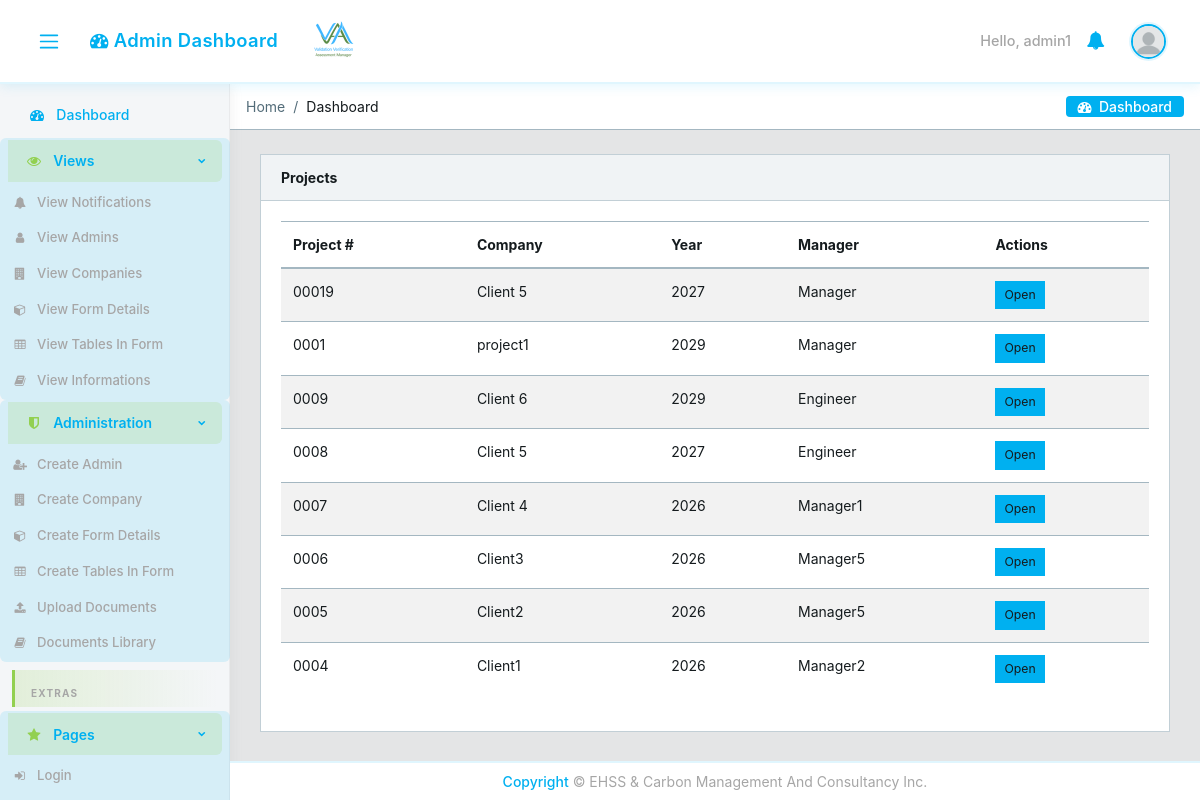
/projects/ (signed in), run on an earlier commit of the app's database.
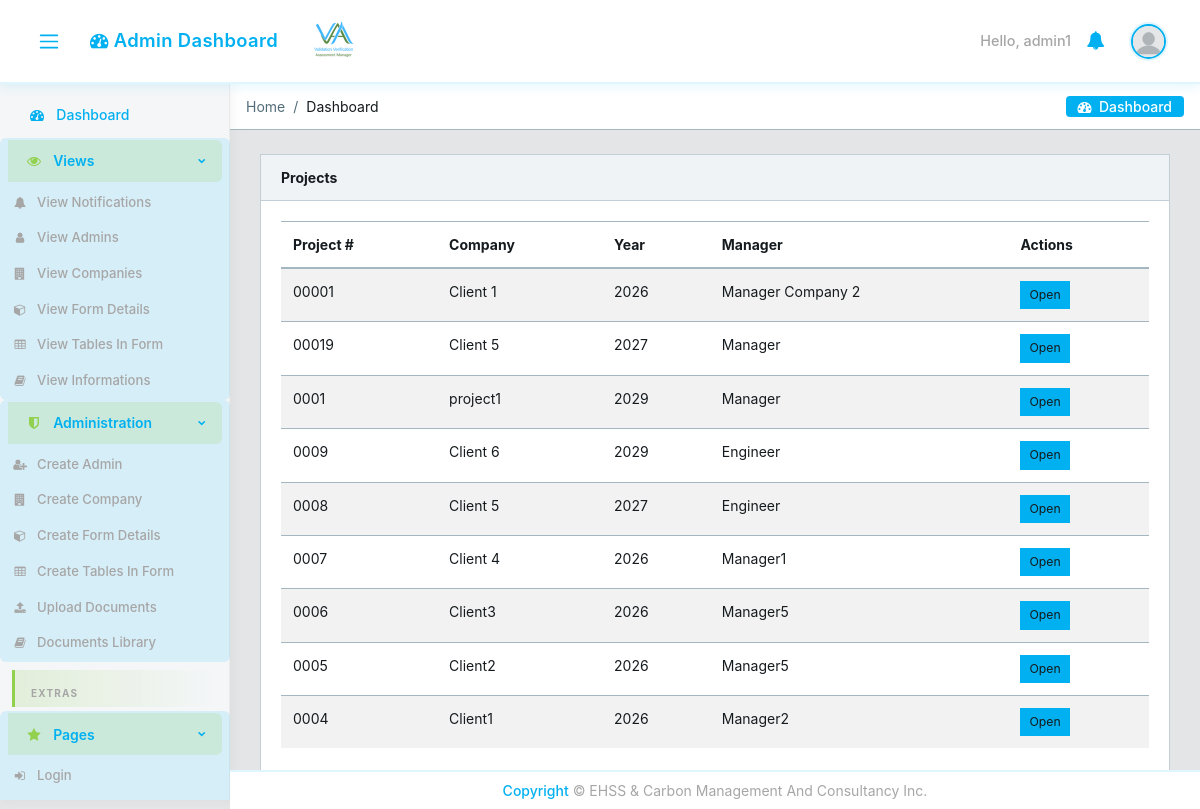
And on a later commit of the database.
### core/models.py (models this page shows, shortened)
class CustomUser(AbstractUser):
    email = models.EmailField(unique=True)
    user_type = models.CharField(max_length=15, choices=USER_TYPE_CHOICES)
    user_role = models.CharField(
        max_length=30, choices=USER_ROLE_CHOICES, blank=True, verbose_name='User Role',
    )
    designation = models.CharField(max_length=100, blank=True, null=True)
    position_title = models.CharField(max_length=150, blank=True, verbose_name='Position Title')
    contact_number = models.CharField(max_length=20, blank=True, null=True)
    cv = models.FileField(upload_to='core/cvs/', blank=True, null=True)
    company = models.ForeignKey(
        'Company', on_delete=models.SET_NULL, null=True, blank=True,
        related_name='managers'
    )
    created_by = models.ForeignKey(
        'self', on_delete=models.SET_NULL, null=True, blank=True,
        related_name='created_users'
    )
    created_date = models.DateField(auto_now_add=True)
    created_time = models.TimeField(auto_now_add=True)
    under_supervision = models.ForeignKey(
        'self', on_delete=models.SET_NULL, null=True, blank=True,
        related_name='supervised_users'
    )
    avatar = models.ImageField(upload_to='core/avatar', blank=True)
    @property
    def avatar_url(self):
        if self.avatar:
            try:
                return self.avatar.url
            except ValueError:
                pass
        return static('core/img/avatar/blank_profile.png')

class Project(models.Model):
    package_instance = models.ForeignKey(
        PackageInstance, on_delete=models.CASCADE, related_name='projects'
    )
    manager = models.ForeignKey(
        CustomUser, on_delete=models.CASCADE, related_name='managed_projects',
        limit_choices_to={'user_type': 'manager'}
    )
    company_name = models.CharField(max_length=200)
    client_contact = models.CharField(
        max_length=200, blank=True, verbose_name='Contact of Client',
    )
    factory_name = models.CharField(max_length=200, blank=True)
    location = models.CharField(max_length=200, blank=True)
    factory_address = models.TextField(blank=True)
    contact_person = models.CharField(max_length=100, blank=True)
    contact_email = models.EmailField(blank=True)
    contact_mobile = models.CharField(max_length=20, blank=True)
    report_type = models.CharField(max_length=100, blank=True)
    engagement_year = models.CharField(max_length=100, blank=True)
    phase = models.CharField(max_length=20, choices=PROJECT_PHASE_CHOICES, blank=True)
    document_type = models.CharField(max_length=20, choices=PROJECT_DOCUMENT_TYPE_CHOICES, blank=True)
    year = models.PositiveIntegerField()
    project_number = models.CharField(max_length=50, unique=True)
    access_password = models.CharField(max_length=128)
    created_at = models.DateTimeField(auto_now_add=True)
    updated_at = models.DateTimeField(auto_now=True)
    class Meta:
        ordering = ['-created_at']

### core/views.py (the view)
# urls.py: path('projects/', views.ProjectListView.as_view(), name='project-list'),
class ProjectListView(LoginRequiredMixin, View):
    def get(self, request):
        user = request.user
        if user.user_type == 'manager':
            projects = Project.objects.filter(manager=user).select_related(
                'package_instance', 'package_instance__authorization'
            )
            assignments = None
        elif user.user_type == 'employee':
            assignments = get_employee_projects(user)
            projects = [a.project for a in assignments]
        elif user.user_type == 'admin':
            projects = Project.objects.all().select_related(
                'package_instance', 'package_instance__authorization', 'manager'
            )
            assignments = None
        else:
            projects = Project.objects.none()
            assignments = None
        return render(request, 'core/project_list.html', {
            'projects': projects,
            'assignments': assignments,
            'success_action': request.GET.get('success', ''),
            'error_action': request.GET.get('error', ''),
            'project_limit': request.GET.get('limit', ''),
        })

### core/access.py (called while the page is built, shortened)
def enforce_active_company_for_login(user):
    if user is None:
        return False
    if user.user_type not in ('manager', 'employee'):
        return True

### core/context_processors.py (called while the page is built, shortened)
def logged_user_processor(request):
    if request.user.is_authenticated:
        return {'logged_user': request.user}
    return {'logged_user': None}

def _fetch_unread_notifications(user):
    return list(
        Notification.objects.filter(recipient_id=user.pk, read=False)
        .only('pk', 'message', 'created_at', 'read', 'link')
        .order_by('-created_at')[:10]
    )

def _notification_cache_key(user_pk):
    return f'unread_notifications_{user_pk}'

def notifications_processor(request):
    if not request.user.is_authenticated:
        return {'unread_notifications': []}
    if getattr(request, 'partial_nav', False):
        return {'unread_notifications': []}
    cache_key = _notification_cache_key(request.user.pk)
    cached_items = cache.get(cache_key)
    notifications = _fetch_unread_notifications(request.user)
    cache.set(
        cache_key,
        [
            {
                'link': n.link or '',
                'message': n.message,
                'created_at': n.created_at.isoformat(),
            }
            for n in notifications
        ],
        NOTIFICATION_CACHE_TTL,
    )
    return {'unread_notifications': notifications}

def static_version_processor(request):
    return {
        'STATIC_VERSION': getattr(settings, 'STATIC_VERSION', '1'),
        'IS_DEV': settings.DEBUG,
    }

### core/templates/core/project_list.html (shortened to what this page needs)
{% extends 'core/base.html' %}
{% block content %}
<div class="container-fluid">
  <div class="card">
    <div class="card-header d-flex justify-content-between">
      <strong>{% if user.user_type == 'employee' %}My Authorized Projects{% else %}Projects{% endif %}</strong>
    </div>
    <div class="card-body">
      {% if user.user_type == 'employee' and assignments %}
      <div class="row">
        {% for assignment in assignments %}
        <div class="col-md-6 col-lg-4 mb-3">
          <div class="card h-100">
            <div class="card-body">
              <h5 class="card-title">{{ assignment.project.project_number }}</h5>
              <p class="mb-1"><strong>Company:</strong> {{ assignment.project.company_name }}</p>
              <p class="mb-1"><strong>Project Name:</strong> {{ assignment.project.package_instance.name }}</p>
              <p class="mb-3"><strong>Role:</strong> {{ assignment.get_role_display }}</p>
              <a href="{% url 'core:project-detail' assignment.project.pk %}" class="btn btn-primary btn-sm">Open Project</a>
            </div>
          </div>
        </div>
        {% endfor %}
      </div>
      {% else %}
      <table class="table table-striped">
        <thead><tr><th>Project #</th><th>Company</th><th>Year</th>{% if user.user_type == 'admin' %}<th>Manager</th>{% endif %}<th>Actions</th></tr></thead>
        <tbody>
          {% for project in projects %}
          <tr>
            <td>{{ project.project_number }}</td>
            <td>{{ project.company_name }}</td>
            <td>{{ project.year }}</td>
            {% if user.user_type == 'admin' %}<td>{{ project.manager.get_full_name }}</td>{% endif %}
            <td><a href="{% url 'core:project-detail' project.pk %}" class="btn btn-sm btn-info">Open</a></td>
          </tr>
          {% empty %}
          <tr><td colspan="4" class="text-muted text-center">No projects.</td></tr>
          {% endfor %}
        </tbody>
      </table>
      {% endif %}
    </div>
  </div>
</div>
{% endblock %}

### core/templates/core/base.html (shortened to what this page needs)
{% load static %}
<!DOCTYPE html>
<html lang="en">
<head>
  <link rel="stylesheet" href="{% static 'core/css/font-awesome.min.css' %}?v={{ STATIC_VERSION }}">
  <link rel="stylesheet" href="{% static 'core/css/fa5-compat.css' %}?v={{ STATIC_VERSION }}">
  <link href="{% static 'core/css/style.min.css' %}?v={{ STATIC_VERSION }}" rel="stylesheet">
  <link href="{% static 'core/css/estilo.css' %}?v={{ STATIC_VERSION }}" rel="stylesheet">
</head>
{% block body %}
<body class="app header-fixed sidebar-fixed aside-menu-fixed aside-menu-hidden">
  <header class="app-header navbar">
    <button class="navbar-toggler sidebar-toggler d-md-down-none" type="button">
      <span class="navbar-toggler-icon"></span>
    </button>
    <ul class="nav navbar-nav d-md-down-none">
      <li class="nav-item px-3">
        <a class="nav-link" href="{% url 'core:dashboard' %}" id="header-page-title-link">
          <i class="fa fa-tachometer-alt"></i>
          <span id="header-page-title">
          </span>
        </a>
      </li>
    </ul>
    <img src="{% static 'core/img/logos/logo-opt.png' %}?v={{ STATIC_VERSION }}" alt="VVAM" class="brand-gui d-none d-md-inline" width="120" height="40" decoding="async" fetchpriority="high">
    <ul class="nav navbar-nav ml-auto">
      {% if user.is_authenticated %}
      <li class="text-white">Hello, {{ user.username }}</li>
      {% else %}
      <li class="text-muted">
        <a href="{% url 'core:login' %}">sign in</a>
      </li>
      {% endif %}
      <li class="nav-item dropdown">
        <a class="nav-link" data-toggle="dropdown" href="#" role="button" aria-haspopup="true" aria-expanded="false">
          <i class="fa fa-bell"></i>
        </a>
      </li>
      <li class="nav-item dropdown">
        <a class="nav-link" data-toggle="dropdown" href="#" role="button" aria-haspopup="true" aria-expanded="false">
          {% if user.is_authenticated and logged_user %}
            <img src="{{ logged_user.avatar_url }}" class="img-avatar" alt="img">
          {% else %}
            <img src="{% static 'core/img/avatar/blank_profile.png' %}" class="img-avatar" alt="img">
          {% endif %}
        </a>
      </li>
    </ul>
  </header>
  <div class="app-body">
    <div class="sidebar">
      <nav class="sidebar-nav">
        <ul class="nav">
          <li class="nav-item">
            <a class="nav-link" href="{% url 'core:dashboard' %}"><i class="fa fa-tachometer-alt"></i> Dashboard</a>
          </li>
          <li class="nav-item nav-dropdown">
            <a class="nav-link nav-dropdown-toggle" href="#"><i class="fa fa-eye"></i> Views</a>
            <ul class="nav-dropdown-items">
              <li class="nav-item">
                <a class="nav-link" href="{% url 'core:notifications-list' %}">
                  <i class="fa fa-bell"></i> View Notifications
                </a>
              </li>
              {% if user.user_type == 'admin' %}
              <li class="nav-item">
                <a class="nav-link" href="{% url 'core:users' %}?user_type=admin"><i class="fa fa-user"></i> View Admins</a>
              </li>
              <li class="nav-item">
                <a class="nav-link" href="{% url 'core:company-list' %}"><i class="fa fa-building"></i> View Companies</a>
              </li>
              <li class="nav-item">
                <a class="nav-link" href="{% url 'core:form-details-list' %}"><i class="fa fa-box"></i> View Form Details</a>
              </li>
              <li class="nav-item">
                <a class="nav-link" href="{% url 'core:form-table-view-list' %}"><i class="fa fa-table"></i> View Tables In Form</a>
              </li>
              <li class="nav-item">
                <a class="nav-link" href="{% url 'core:library-list' %}"><i class="fa fa-book"></i> View Informations</a>
              </li>
              {% else %}
              <li class="nav-item">
                <a class="nav-link" href="{% url 'core:project-list'%}"><i class="fa fa-folder"></i> View Projects</a>
              </li>
              {% endif %}
            </ul>
          </li>
          {% if user.user_type == 'admin' %}
          <li class="nav-item nav-dropdown">
            <a class="nav-link nav-dropdown-toggle" href="#"><i class="fa fa-shield-alt"></i> Administration</a>
            <ul class="nav-dropdown-items">
              <li class="nav-item">
                <a class="nav-link" href="{% url 'core:new-user' %}"><i class="fa fa-user-plus"></i> Create Admin</a>
              </li>
              <li class="nav-item">
                <a class="nav-link" href="{% url 'core:company-create' %}"><i class="fa fa-building"></i> Create Company</a>
              </li>
              <li class="nav-item">
                <a class="nav-link" href="{% url 'core:form-details-create' %}"><i class="fa fa-box"></i> Create Form Details</a>
              </li>
              <li class="nav-item">
                <a class="nav-link" href="{% url 'core:form-table-list' %}"><i class="fa fa-table"></i> Create Tables In Form</a>
              </li>
              <li class="nav-item">
                <a class="nav-link" href="{% url 'core:library-upload' %}"><i class="fa fa-upload"></i> Upload Documents</a>
              </li>
              <li class="nav-item">
                <a class="nav-link" href="{% url 'core:library-list' %}?view=documents"><i class="fa fa-book"></i> Documents Library</a>
              </li>
            </ul>
          </li>
          {% endif %}
          <li class="nav-title">
            Extras
          </li>
          <li class="nav-item nav-dropdown">
            <a class="nav-link nav-dropdown-toggle" href="#"><i class="fa fa-star"></i> Pages</a>
            <ul class="nav-dropdown-items">
              <li class="nav-item">
                <a class="nav-link" href="{% url 'core:login' %}" target="_top"><i class="fa fa-sign-in"></i> Login</a>
              </li>
              <li class="nav-item">
                <a class="nav-link" href="{% url 'core:logout' %}" target="_top"> Logout</a>
              </li>
            </ul>
          </li>
        </ul>
      </nav>
    </div>
    <main class="main" id="app-main">
      <ol class="breadcrumb">
        {% block breadcrumb %}
        <li class="breadcrumb-item active">Home</li>
        <li class="breadcrumb-item">Dashboard</li>
        {% endblock breadcrumb%}
        <li class="breadcrumb-menu d-md-down-none">
          <div class="btn-group" role="group" aria-label="Button group">
            <a class="btn" href="{% url 'core:dashboard' %}"><i class="fa fa-tachometer-alt"></i> &nbsp;Dashboard</a>
          </div>
        </li>
      </ol>
{% block content %}
{% endblock %}
    </main>
  </div>
  <footer class="app-footer text-center justify-content-center fixed-bottom py-2">
    <span><a href="#">Copyright</a> © EHSS & Carbon Management And Consultancy Inc.</span>
  </footer>
</body>
{% endblock body %}
</html>

### core/static/core/css/fa5-compat.css (style rules this page uses)
.fa-tachometer-alt:before { content: "\f0e4"; }
.fa-shield-alt:before { content: "\f132"; }
.fa-box:before { content: "\f1b2"; }
.fa-book:before { content: "\f02d"; }
.sidebar-nav .nav-link > .fa, .sidebar-nav .nav-link > i.fa { display: inline-block; width: 1.25rem; margin-right: 0.35rem; text-align: center; }

### core/templates/core/base.html (style rules this page uses)
.brand-gui { max-height: 40px; width: auto; object-fit: contain; }

What changed in the data, as far as the page shows it:
added Project: project_number "00001", company_name "Client 1", year "2026", manager.get_full_name "Manager Company 2"
